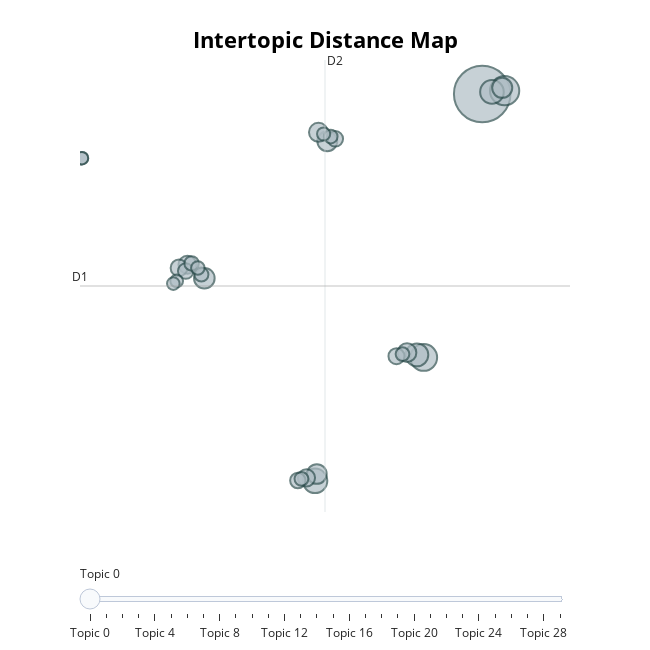

This figure's notebook cell:
### Markdown cell above
# Visualizando tópicos

### Code cell
topic_model.visualize_topics()

### Figure 1 — Plotly figure (JSON) as saved in the notebook; plotly's stock layout.template omitted (floating-point values rounded to 4 significant figures)
{"data": [{"customdata": [[0, "taiwan | china | taiwan china | china taiwan | people", 2265], [1, "russia | china russia | russia china | china | small business", 607], [2, "biden | trump | hunter | china | democrats", 507], [3, "india | pakistan | china | indian | india china", 425], [4, "ukraine | russia | taiwan | war | china", 394], [5, "pelosi | nancy | china | pelosi trip | nancy pelosi", 368], [6, "missile | fire | china fire | launch | missiles", 299], [7, "drug | russia | law | country | russia china", 286], [8, "david | yvonnecar | spacesvector | robcarlson | coolvetnurse ernestleenot", 279], [9, "virus | covid | china virus | china | research", 274], [10, "china | town | china town | know | china china", 254], [11, "pelosi | visit | taiwan | pelosi visit | visit taiwan", 247], [12, "missile | china fire | fire missile | pelosi visit | fire", 228], [13, "war | china | military | fight | war china", 209], [14, "military | exercise | military exercise | visit | pelosi", 198], [15, "speakerpelosi | taiwan | china | china speakerpelosi | speaker", 181], [16, "potus | oil | sell | reserve | sell china", 171], [17, "test | tension | tension china | avoid | delay", 171], [18, "japan | signal japan | japan taiwan | send stark | stark signal", 167], [19, "battery | discovery | breakthrough | technology china | breakthrough battery", 148], [20, "japan | economic zone | exclusive economic | zone | exclusive", 140], [21, "nato | repswalwell | sweden | finland | finland sweden", 136], [22, "foxnews | china | news | newsmax | cnn", 133], [23, "china policy | policy | uae | sovereignty | china sovereignty", 133], [24, "drill | military drill | military | drill taiwan | taiwan", 131], [25, "korea | north korea | north | china north | korea china", 123], [26, "live fire | fire | live | drill | fire drill", 114], [27, "jet | fighter | fighter jet | airspace | taiwan", 112], [28, "chip | semiconductor | taiwan | tsmc | sand", 109], [29, "buy | product | buy china | china | manufacture", 109]], "hovertemplate": "<b>Topic %{customdata[0]}</b><br>Words: %{customdata[1]}<br>Size: %{customdata[2]}", "legendgroup": "", "marker": {"color": "#B0BEC5", "line": {"color": "DarkSlateGrey", "width": 2}, "size": [2265, 607, 507, 425, 394, 368, 299, 286, 279, 274, 254, 247, 228, 209, 198, 181, 171, 171, 167, 148, 140, 136, 133, 133, 131, 123, 114, 112, 109, 109], "sizemode": "area", "sizeref": 1.416, "symbol": "circle"}, "mode": "markers", "name": "", "orientation": "v", "showlegend": false, "type": "scatter", "x": [14.74, 15.54, 12.66, 8.785, 15.09, 12.42, 4.838, 15.46, 9.221, 8.848, 8.906, 12.06, 4.235, 8.478, 3.934, 11.69, 9.506, 4.173, 8.17, 4.383, 4.733, 8.3, 9.343, 11.9, 4.605, 9.09, 3.851, 3.731, 0.4757, 0.4758], "xaxis": "x", "y": [14.64, 14.91, -6.869, -16.94, 14.81, -6.657, -0.397, 15.14, 10.78, -16.38, 11.51, -6.476, 0.6997, -16.7, 0.4346, -6.768, 10.98, 0.1807, -16.91, 0.8078, -0.1047, -16.78, 11.16, -6.595, 0.435, 11.37, -0.6227, -0.841, 9.396, 9.396], "yaxis": "y"}], "layout": {"annotations": [{"showarrow": false, "text": "D1", "x": 0.4043, "y": -1.036, "yshift": 10}, {"showarrow": false, "text": "D2", "x": 9.139, "xshift": 10, "y": 17.41}], "height": 650, "hoverlabel": {"bgcolor": "white", "font": {"family": "Rockwell", "size": 16}}, "legend": {"itemsizing": "constant", "tracegroupgap": 0}, "margin": {"t": 60}, "shapes": [{"line": {"color": "#CFD8DC", "width": 2}, "type": "line", "x0": 9.139, "x1": 9.139, "y0": -19.48, "y1": 17.41}, {"line": {"color": "#9E9E9E", "width": 2}, "type": "line", "x0": 0.4043, "x1": 17.87, "y0": -1.036, "y1": -1.036}], "sliders": [{"active": 0, "pad": {"t": 50}, "steps": [{"args": [{"marker.color": [["red", "#B0BEC5", "#B0BEC5", "#B0BEC5", "#B0BEC5", "#B0BEC5", "#B0BEC5", "#B0BEC5", "#B0BEC5", "#B0BEC5", "#B0BEC5", "#B0BEC5", "#B0BEC5", "#B0BEC5", "#B0BEC5", "#B0BEC5", "#B0BEC5", "#B0BEC5", "#B0BEC5", "#B0BEC5", "#B0BEC5", "#B0BEC5", "#B0BEC5", "#B0BEC5", "#B0BEC5", "#B0BEC5", "#B0BEC5", "#B0BEC5", "#B0BEC5", "#B0BEC5"]]}], "label": "Topic 0", "method": "update"}, {"args": [{"marker.color": [["#B0BEC5", "red", "#B0BEC5", "#B0BEC5", "#B0BEC5", "#B0BEC5", "#B0BEC5", "#B0BEC5", "#B0BEC5", "#B0BEC5", "#B0BEC5", "#B0BEC5", "#B0BEC5", "#B0BEC5", "#B0BEC5", "#B0BEC5", "#B0BEC5", "#B0BEC5", "#B0BEC5", "#B0BEC5", "#B0BEC5", "#B0BEC5", "#B0BEC5", "#B0BEC5", "#B0BEC5", "#B0BEC5", "#B0BEC5", "#B0BEC5", "#B0BEC5", "#B0BEC5"]]}], "label": "Topic 1", "method": "update"}, {"args": [{"marker.color": [["#B0BEC5", "#B0BEC5", "red", "#B0BEC5", "#B0BEC5", "#B0BEC5", "#B0BEC5", "#B0BEC5", "#B0BEC5", "#B0BEC5", "#B0BEC5", "#B0BEC5", "#B0BEC5", "#B0BEC5", "#B0BEC5", "#B0BEC5", "#B0BEC5", "#B0BEC5", "#B0BEC5", "#B0BEC5", "#B0BEC5", "#B0BEC5", "#B0BEC5", "#B0BEC5", "#B0BEC5", "#B0BEC5", "#B0BEC5", "#B0BEC5", "#B0BEC5", "#B0BEC5"]]}], "label": "Topic 2", "method": "update"}, {"args": [{"marker.color": [["#B0BEC5", "#B0BEC5", "#B0BEC5", "red", "#B0BEC5", "#B0BEC5", "#B0BEC5", "#B0BEC5", "#B0BEC5", "#B0BEC5", "#B0BEC5", "#B0BEC5", "#B0BEC5", "#B0BEC5", "#B0BEC5", "#B0BEC5", "#B0BEC5", "#B0BEC5", "#B0BEC5", "#B0BEC5", "#B0BEC5", "#B0BEC5", "#B0BEC5", "#B0BEC5", "#B0BEC5", "#B0BEC5", "#B0BEC5", "#B0BEC5", "#B0BEC5", "#B0BEC5"]]}], "label": "Topic 3", "method": "update"}, {"args": [{"marker.color": [["#B0BEC5", "#B0BEC5", "#B0BEC5", "#B0BEC5", "red", "#B0BEC5", "#B0BEC5", "#B0BEC5", "#B0BEC5", "#B0BEC5", "#B0BEC5", "#B0BEC5", "#B0BEC5", "#B0BEC5", "#B0BEC5", "#B0BEC5", "#B0BEC5", "#B0BEC5", "#B0BEC5", "#B0BEC5", "#B0BEC5", "#B0BEC5", "#B0BEC5", "#B0BEC5", "#B0BEC5", "#B0BEC5", "#B0BEC5", "#B0BEC5", "#B0BEC5", "#B0BEC5"]]}], "label": "Topic 4", "method": "update"}, {"args": [{"marker.color": [["#B0BEC5", "#B0BEC5", "#B0BEC5", "#B0BEC5", "#B0BEC5", "red", "#B0BEC5", "#B0BEC5", "#B0BEC5", "#B0BEC5", "#B0BEC5", "#B0BEC5", "#B0BEC5", "#B0BEC5", "#B0BEC5", "#B0BEC5", "#B0BEC5", "#B0BEC5", "#B0BEC5", "#B0BEC5", "#B0BEC5", "#B0BEC5", "#B0BEC5", "#B0BEC5", "#B0BEC5", "#B0BEC5", "#B0BEC5", "#B0BEC5", "#B0BEC5", "#B0BEC5"]]}], "label": "Topic 5", "method": "update"}, {"args": [{"marker.color": [["#B0BEC5", "#B0BEC5", "#B0BEC5", "#B0BEC5", "#B0BEC5", "#B0BEC5", "red", "#B0BEC5", "#B0BEC5", "#B0BEC5", "#B0BEC5", "#B0BEC5", "#B0BEC5", "#B0BEC5", "#B0BEC5", "#B0BEC5", "#B0BEC5", "#B0BEC5", "#B0BEC5", "#B0BEC5", "#B0BEC5", "#B0BEC5", "#B0BEC5", "#B0BEC5", "#B0BEC5", "#B0BEC5", "#B0BEC5", "#B0BEC5", "#B0BEC5", "#B0BEC5"]]}], "label": "Topic 6", "method": "update"}, {"args": [{"marker.color": [["#B0BEC5", "#B0BEC5", "#B0BEC5", "#B0BEC5", "#B0BEC5", "#B0BEC5", "#B0BEC5", "red", "#B0BEC5", "#B0BEC5", "#B0BEC5", "#B0BEC5", "#B0BEC5", "#B0BEC5", "#B0BEC5", "#B0BEC5", "#B0BEC5", "#B0BEC5", "#B0BEC5", "#B0BEC5", "#B0BEC5", "#B0BEC5", "#B0BEC5", "#B0BEC5", "#B0BEC5", "#B0BEC5", "#B0BEC5", "#B0BEC5", "#B0BEC5", "#B0BEC5"]]}], "label": "Topic 7", "method": "update"}, {"args": [{"marker.color": [["#B0BEC5", "#B0BEC5", "#B0BEC5", "#B0BEC5", "#B0BEC5", "#B0BEC5", "#B0BEC5", "#B0BEC5", "red", "#B0BEC5", "#B0BEC5", "#B0BEC5", "#B0BEC5", "#B0BEC5", "#B0BEC5", "#B0BEC5", "#B0BEC5", "#B0BEC5", "#B0BEC5", "#B0BEC5", "#B0BEC5", "#B0BEC5", "#B0BEC5", "#B0BEC5", "#B0BEC5", "#B0BEC5", "#B0BEC5", "#B0BEC5", "#B0BEC5", "#B0BEC5"]]}], "label": "Topic 8", "method": "update"}, {"args": [{"marker.color": [["#B0BEC5", "#B0BEC5", "#B0BEC5", "#B0BEC5", "#B0BEC5", "#B0BEC5", "#B0BEC5", "#B0BEC5", "#B0BEC5", "red", "#B0BEC5", "#B0BEC5", "#B0BEC5", "#B0BEC5", "#B0BEC5", "#B0BEC5", "#B0BEC5", "#B0BEC5", "#B0BEC5", "#B0BEC5", "#B0BEC5", "#B0BEC5", "#B0BEC5", "#B0BEC5", "#B0BEC5", "#B0BEC5", "#B0BEC5", "#B0BEC5", "#B0BEC5", "#B0BEC5"]]}], "label": "Topic 9", "method": "update"}, {"args": [{"marker.color": [["#B0BEC5", "#B0BEC5", "#B0BEC5", "#B0BEC5", "#B0BEC5", "#B0BEC5", "#B0BEC5", "#B0BEC5", "#B0BEC5", "#B0BEC5", "red", "#B0BEC5", "#B0BEC5", "#B0BEC5", "#B0BEC5", "#B0BEC5", "#B0BEC5", "#B0BEC5", "#B0BEC5", "#B0BEC5", "#B0BEC5", "#B0BEC5", "#B0BEC5", "#B0BEC5", "#B0BEC5", "#B0BEC5", "#B0BEC5", "#B0BEC5", "#B0BEC5", "#B0BEC5"]]}], "label": "Topic 10", "method": "update"}, {"args": [{"marker.color": [["#B0BEC5", "#B0BEC5", "#B0BEC5", "#B0BEC5", "#B0BEC5", "#B0BEC5", "#B0BEC5", "#B0BEC5", "#B0BEC5", "#B0BEC5", "#B0BEC5", "red", "#B0BEC5", "#B0BEC5", "#B0BEC5", "#B0BEC5", "#B0BEC5", "#B0BEC5", "#B0BEC5", "#B0BEC5", "#B0BEC5", "#B0BEC5", "#B0BEC5", "#B0BEC5", "#B0BEC5", "#B0BEC5", "#B0BEC5", "#B0BEC5", "#B0BEC5", "#B0BEC5"]]}], "label": "Topic 11", "method": "update"}, {"args": [{"marker.color": [["#B0BEC5", "#B0BEC5", "#B0BEC5", "#B0BEC5", "#B0BEC5", "#B0BEC5", "#B0BEC5", "#B0BEC5", "#B0BEC5", "#B0BEC5", "#B0BEC5", "#B0BEC5", "red", "#B0BEC5", "#B0BEC5", "#B0BEC5", "#B0BEC5", "#B0BEC5", "#B0BEC5", "#B0BEC5", "#B0BEC5", "#B0BEC5", "#B0BEC5", "#B0BEC5", "#B0BEC5", "#B0BEC5", "#B0BEC5", "#B0BEC5", "#B0BEC5", "#B0BEC5"]]}], "label": "Topic 12", "method": "update"}, {"args": [{"marker.color": [["#B0BEC5", "#B0BEC5", "#B0BEC5", "#B0BEC5", "#B0BEC5", "#B0BEC5", "#B0BEC5", "#B0BEC5", "#B0BEC5", "#B0BEC5", "#B0BEC5", "#B0BEC5", "#B0BEC5", "red", "#B0BEC5", "#B0BEC5", "#B0BEC5", "#B0BEC5", "#B0BEC5", "#B0BEC5", "#B0BEC5", "#B0BEC5", "#B0BEC5", "#B0BEC5", "#B0BEC5", "#B0BEC5", "#B0BEC5", "#B0BEC5", "#B0BEC5", "#B0BEC5"]]}], "label": "Topic 13", "method": "update"}, {"args": [{"marker.color": [["#B0BEC5", "#B0BEC5", "#B0BEC5", "#B0BEC5", "#B0BEC5", "#B0BEC5", "#B0BEC5", "#B0BEC5", "#B0BEC5", "#B0BEC5", "#B0BEC5", "#B0BEC5", "#B0BEC5", "#B0BEC5", "red", "#B0BEC5", "#B0BEC5", "#B0BEC5", "#B0BEC5", "#B0BEC5", "#B0BEC5", "#B0BEC5", "#B0BEC5", "#B0BEC5", "#B0BEC5", "#B0BEC5", "#B0BEC5", "#B0BEC5", "#B0BEC5", "#B0BEC5"]]}], "label": "Topic 14", "method": "update"}, {"args": [{"marker.color": [["#B0BEC5", "#B0BEC5", "#B0BEC5", "#B0BEC5", "#B0BEC5", "#B0BEC5", "#B0BEC5", "#B0BEC5", "#B0BEC5", "#B0BEC5", "#B0BEC5", "#B0BEC5", "#B0BEC5", "#B0BEC5", "#B0BEC5", "red", "#B0BEC5", "#B0BEC5", "#B0BEC5", "#B0BEC5", "#B0BEC5", "#B0BEC5", "#B0BEC5", "#B0BEC5", "#B0BEC5", "#B0BEC5", "#B0BEC5", "#B0BEC5", "#B0BEC5", "#B0BEC5"]]}], "label": "Topic 15", "method": "update"}, {"args": [{"marker.color": [["#B0BEC5", "#B0BEC5", "#B0BEC5", "#B0BEC5", "#B0BEC5", "#B0BEC5", "#B0BEC5", "#B0BEC5", "#B0BEC5", "#B0BEC5", "#B0BEC5", "#B0BEC5", "#B0BEC5", "#B0BEC5", "#B0BEC5", "#B0BEC5", "red", "#B0BEC5", "#B0BEC5", "#B0BEC5", "#B0BEC5", "#B0BEC5", "#B0BEC5", "#B0BEC5", "#B0BEC5", "#B0BEC5", "#B0BEC5", "#B0BEC5", "#B0BEC5", "#B0BEC5"]]}], "label": "Topic 16", "method": "update"}, {"args": [{"marker.color": [["#B0BEC5", "#B0BEC5", "#B0BEC5", "#B0BEC5", "#B0BEC5", "#B0BEC5", "#B0BEC5", "#B0BEC5", "#B0BEC5", "#B0BEC5", "#B0BEC5", "#B0BEC5", "#B0BEC5", "#B0BEC5", "#B0BEC5", "#B0BEC5", "#B0BEC5", "red", "#B0BEC5", "#B0BEC5", "#B0BEC5", "#B0BEC5", "#B0BEC5", "#B0BEC5", "#B0BEC5", "#B0BEC5", "#B0BEC5", "#B0BEC5", "#B0BEC5", "#B0BEC5"]]}], "label": "Topic 17", "method": "update"}, {"args": [{"marker.color": [["#B0BEC5", "#B0BEC5", "#B0BEC5", "#B0BEC5", "#B0BEC5", "#B0BEC5", "#B0BEC5", "#B0BEC5", "#B0BEC5", "#B0BEC5", "#B0BEC5", "#B0BEC5", "#B0BEC5", "#B0BEC5", "#B0BEC5", "#B0BEC5", "#B0BEC5", "#B0BEC5", "red", "#B0BEC5", "#B0BEC5", "#B0BEC5", "#B0BEC5", "#B0BEC5", "#B0BEC5", "#B0BEC5", "#B0BEC5", "#B0BEC5", "#B0BEC5", "#B0BEC5"]]}], "label": "Topic 18", "method": "update"}, {"args": [{"marker.color": [["#B0BEC5", "#B0BEC5", "#B0BEC5", "#B0BEC5", "#B0BEC5", "#B0BEC5", "#B0BEC5", "#B0BEC5", "#B0BEC5", "#B0BEC5", "#B0BEC5", "#B0BEC5", "#B0BEC5", "#B0BEC5", "#B0BEC5", "#B0BEC5", "#B0BEC5", "#B0BEC5", "#B0BEC5", "red", "#B0BEC5", "#B0BEC5", "#B0BEC5", "#B0BEC5", "#B0BEC5", "#B0BEC5", "#B0BEC5", "#B0BEC5", "#B0BEC5", "#B0BEC5"]]}], "label": "Topic 19", "method": "update"}, {"args": [{"marker.color": [["#B0BEC5", "#B0BEC5", "#B0BEC5", "#B0BEC5", "#B0BEC5", "#B0BEC5", "#B0BEC5", "#B0BEC5", "#B0BEC5", "#B0BEC5", "#B0BEC5", "#B0BEC5", "#B0BEC5", "#B0BEC5", "#B0BEC5", "#B0BEC5", "#B0BEC5", "#B0BEC5", "#B0BEC5", "#B0BEC5", "red", "#B0BEC5", "#B0BEC5", "#B0BEC5", "#B0BEC5", "#B0BEC5", "#B0BEC5", "#B0BEC5", "#B0BEC5", "#B0BEC5"]]}], "label": "Topic 20", "method": "update"}, {"args": [{"marker.color": [["#B0BEC5", "#B0BEC5", "#B0BEC5", "#B0BEC5", "#B0BEC5", "#B0BEC5", "#B0BEC5", "#B0BEC5", "#B0BEC5", "#B0BEC5", "#B0BEC5", "#B0BEC5", "#B0BEC5", "#B0BEC5", "#B0BEC5", "#B0BEC5", "#B0BEC5", "#B0BEC5", "#B0BEC5", "#B0BEC5", "#B0BEC5", "red", "#B0BEC5", "#B0BEC5", "#B0BEC5", "#B0BEC5", "#B0BEC5", "#B0BEC5", "#B0BEC5", "#B0BEC5"]]}], "label": "Topic 21", "method": "update"}, {"args": [{"marker.color": [["#B0BEC5", "#B0BEC5", "#B0BEC5", "#B0BEC5", "#B0BEC5", "#B0BEC5", "#B0BEC5", "#B0BEC5", "#B0BEC5", "#B0BEC5", "#B0BEC5", "#B0BEC5", "#B0BEC5", "#B0BEC5", "#B0BEC5", "#B0BEC5", "#B0BEC5", "#B0BEC5", "#B0BEC5", "#B0BEC5", "#B0BEC5", "#B0BEC5", "red", "#B0BEC5", "#B0BEC5", "#B0BEC5", "#B0BEC5", "#B0BEC5", "#B0BEC5", "#B0BEC5"]]}], "label": "Topic 22", "method": "update"}, {"args": [{"marker.color": [["#B0BEC5", "#B0BEC5", "#B0BEC5", "#B0BEC5", "#B0BEC5", "#B0BEC5", "#B0BEC5", "#B0BEC5", "#B0BEC5", "#B0BEC5", "#B0BEC5", "#B0BEC5", "#B0BEC5", "#B0BEC5", "#B0BEC5", "#B0BEC5", "#B0BEC5", "#B0BEC5", "#B0BEC5", "#B0BEC5", "#B0BEC5", "#B0BEC5", "#B0BEC5", "red", "#B0BEC5", "#B0BEC5", "#B0BEC5", "#B0BEC5", "#B0BEC5", "#B0BEC5"]]}], "label": "Topic 23", "method": "update"}, {"args": [{"marker.color": [["#B0BEC5", "#B0BEC5", "#B0BEC5", "#B0BEC5", "#B0BEC5", "#B0BEC5", "#B0BEC5", "#B0BEC5", "#B0BEC5", "#B0BEC5", "#B0BEC5", "#B0BEC5", "#B0BEC5", "#B0BEC5", "#B0BEC5", "#B0BEC5", "#B0BEC5", "#B0BEC5", "#B0BEC5", "#B0BEC5", "#B0BEC5", "#B0BEC5", "#B0BEC5", "#B0BEC5", "red", "#B0BEC5", "#B0BEC5", "#B0BEC5", "#B0BEC5", "#B0BEC5"]]}], "label": "Topic 24", "method": "update"}, {"args": [{"marker.color": [["#B0BEC5", "#B0BEC5", "#B0BEC5", "#B0BEC5", "#B0BEC5", "#B0BEC5", "#B0BEC5", "#B0BEC5", "#B0BEC5", "#B0BEC5", "#B0BEC5", "#B0BEC5", "#B0BEC5", "#B0BEC5", "#B0BEC5", "#B0BEC5", "#B0BEC5", "#B0BEC5", "#B0BEC5", "#B0BEC5", "#B0BEC5", "#B0BEC5", "#B0BEC5", "#B0BEC5", "#B0BEC5", "red", "#B0BEC5", "#B0BEC5", "#B0BEC5", "#B0BEC5"]]}], "label": "Topic 25", "method": "update"}, {"args": [{"marker.color": [["#B0BEC5", "#B0BEC5", "#B0BEC5", "#B0BEC5", "#B0BEC5", "#B0BEC5", "#B0BEC5", "#B0BEC5", "#B0BEC5", "#B0BEC5", "#B0BEC5", "#B0BEC5", "#B0BEC5", "#B0BEC5", "#B0BEC5", "#B0BEC5", "#B0BEC5", "#B0BEC5", "#B0BEC5", "#B0BEC5", "#B0BEC5", "#B0BEC5", "#B0BEC5", "#B0BEC5", "#B0BEC5", "#B0BEC5", "red", "#B0BEC5", "#B0BEC5", "#B0BEC5"]]}], "label": "Topic 26", "method": "update"}, {"args": [{"marker.color": [["#B0BEC5", "#B0BEC5", "#B0BEC5", "#B0BEC5", "#B0BEC5", "#B0BEC5", "#B0BEC5", "#B0BEC5", "#B0BEC5", "#B0BEC5", "#B0BEC5", "#B0BEC5", "#B0BEC5", "#B0BEC5", "#B0BEC5", "#B0BEC5", "#B0BEC5", "#B0BEC5", "#B0BEC5", "#B0BEC5", "#B0BEC5", "#B0BEC5", "#B0BEC5", "#B0BEC5", "#B0BEC5", "#B0BEC5", "#B0BEC5", "red", "#B0BEC5", "#B0BEC5"]]}], "label": "Topic 27", "method": "update"}, {"args": [{"marker.color": [["#B0BEC5", "#B0BEC5", "#B0BEC5", "#B0BEC5", "#B0BEC5", "#B0BEC5", "#B0BEC5", "#B0BEC5", "#B0BEC5", "#B0BEC5", "#B0BEC5", "#B0BEC5", "#B0BEC5", "#B0BEC5", "#B0BEC5", "#B0BEC5", "#B0BEC5", "#B0BEC5", "#B0BEC5", "#B0BEC5", "#B0BEC5", "#B0BEC5", "#B0BEC5", "#B0BEC5", "#B0BEC5", "#B0BEC5", "#B0BEC5", "#B0BEC5", "red", "#B0BEC5"]]}], "label": "Topic 28", "method": "update"}, {"args": [{"marker.color": [["#B0BEC5", "#B0BEC5", "#B0BEC5", "#B0BEC5", "#B0BEC5", "#B0BEC5", "#B0BEC5", "#B0BEC5", "#B0BEC5", "#B0BEC5", "#B0BEC5", "#B0BEC5", "#B0BEC5", "#B0BEC5", "#B0BEC5", "#B0BEC5", "#B0BEC5", "#B0BEC5", "#B0BEC5", "#B0BEC5", "#B0BEC5", "#B0BEC5", "#B0BEC5", "#B0BEC5", "#B0BEC5", "#B0BEC5", "#B0BEC5", "#B0BEC5", "#B0BEC5", "red"]]}], "label": "Topic 29", "method": "update"}]}], "title": {"font": {"color": "Black", "size": 22}, "text": "<b>Intertopic Distance Map", "x": 0.5, "xanchor": "center", "y": 0.95, "yanchor": "top"}, "width": 650, "xaxis": {"anchor": "y", "domain": [0, 1], "range": [0.4043, 17.87], "title": {"text": ""}, "visible": false}, "yaxis": {"anchor": "x", "domain": [0, 1], "range": [-19.48, 17.41], "title": {"text": ""}, "visible": false}}}
